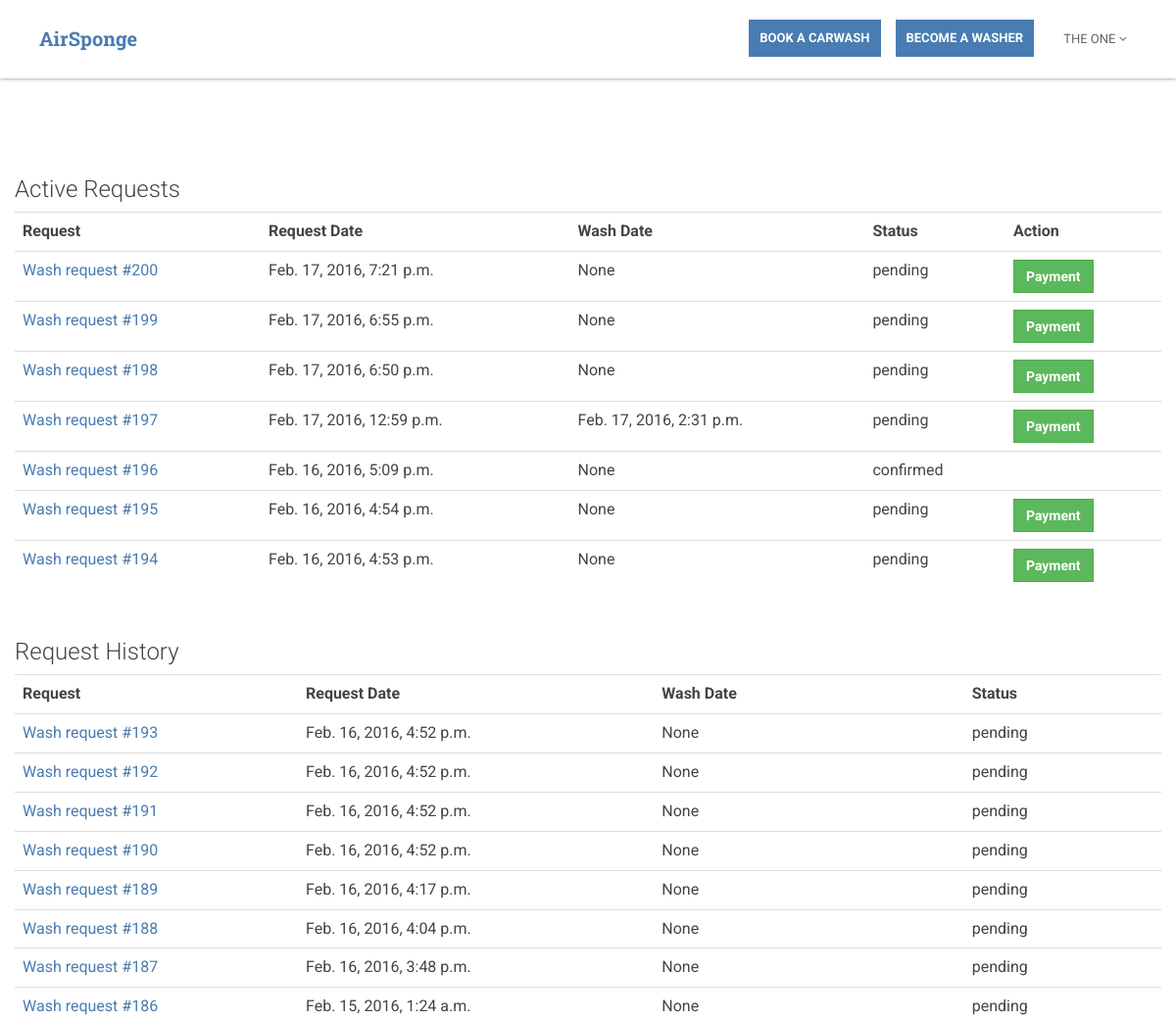
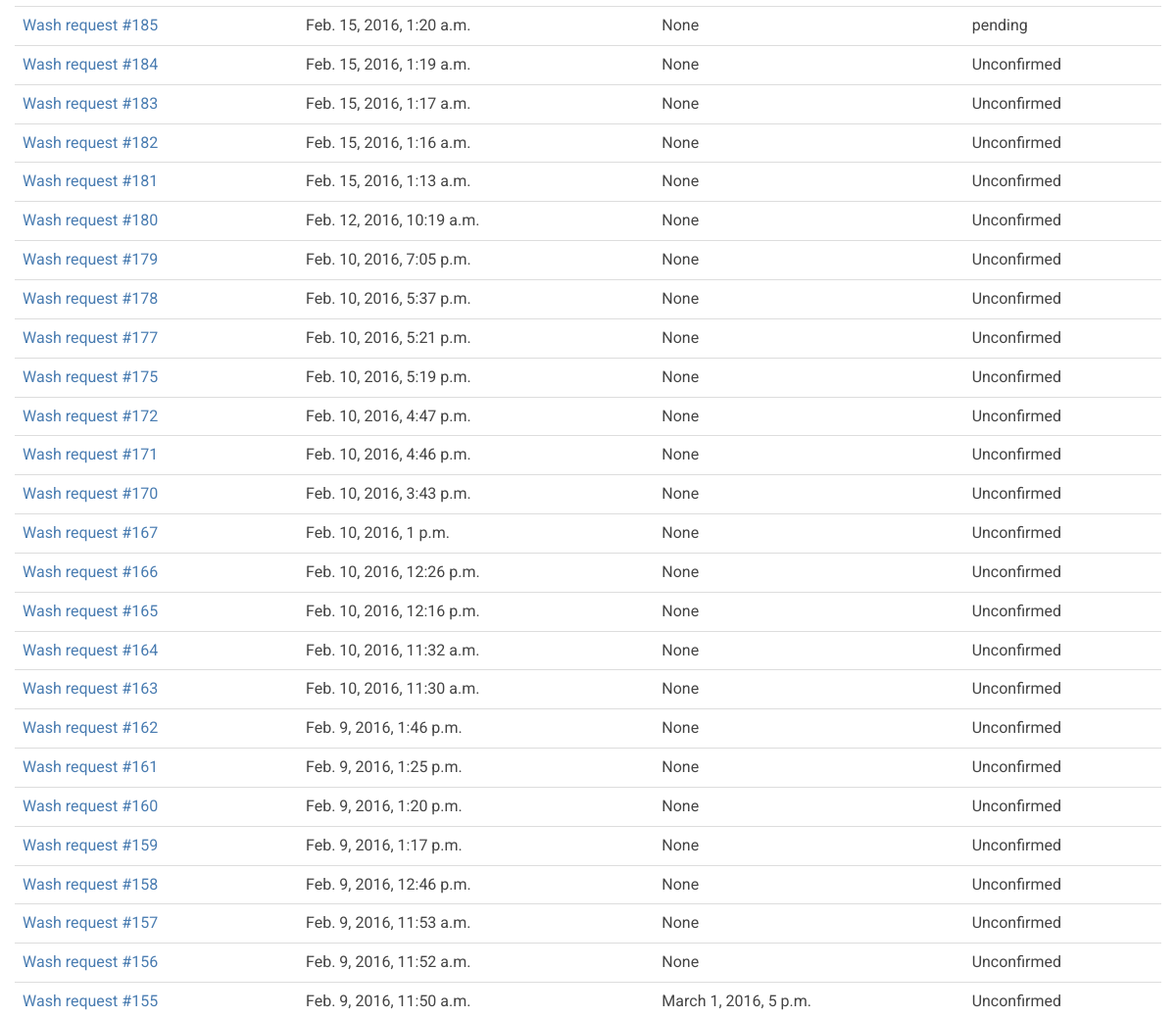
/accounts/dashboard/ (signed in, upper part), run on an earlier commit of the app's database (2 pictures, top to bottom).
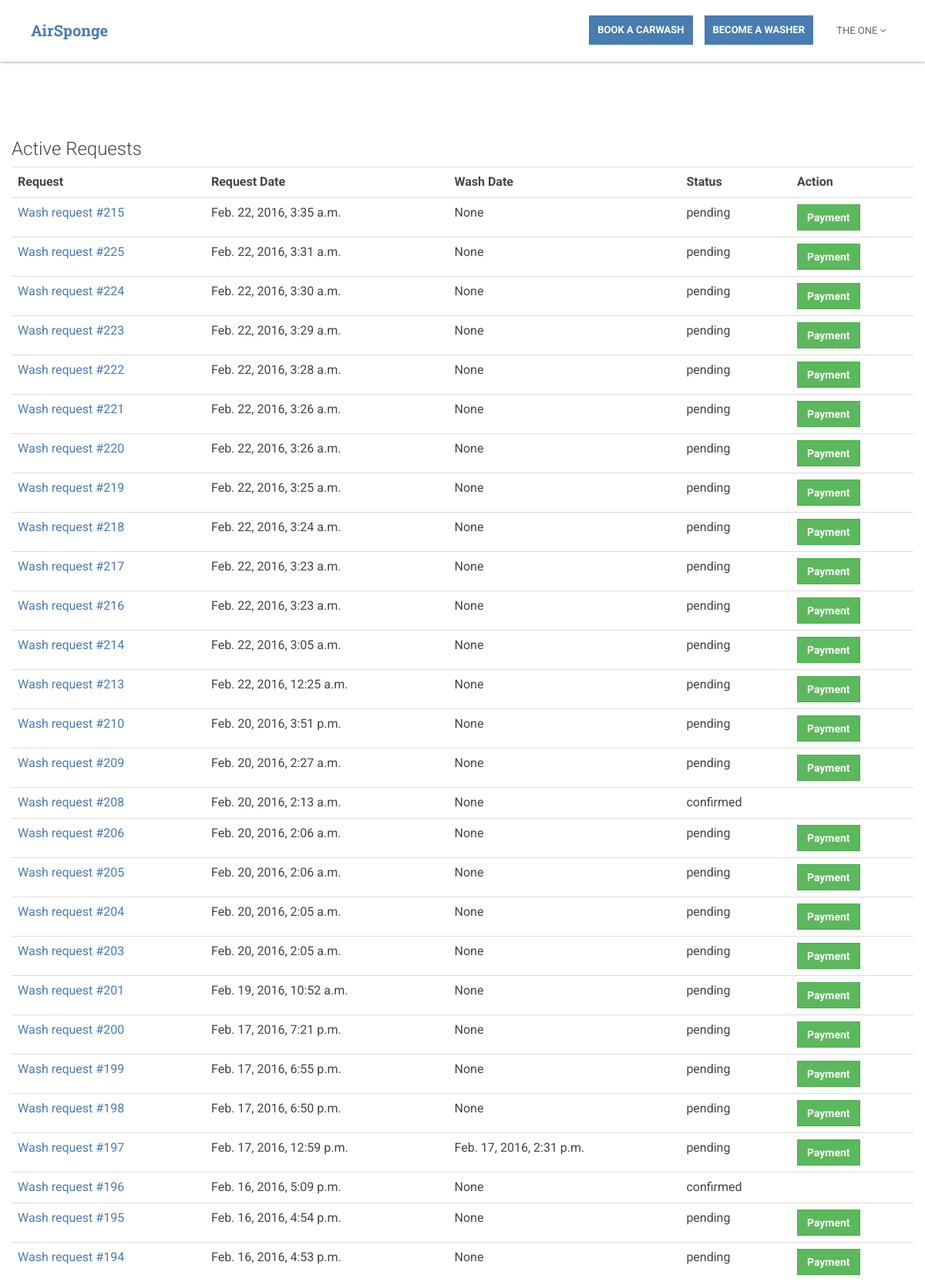
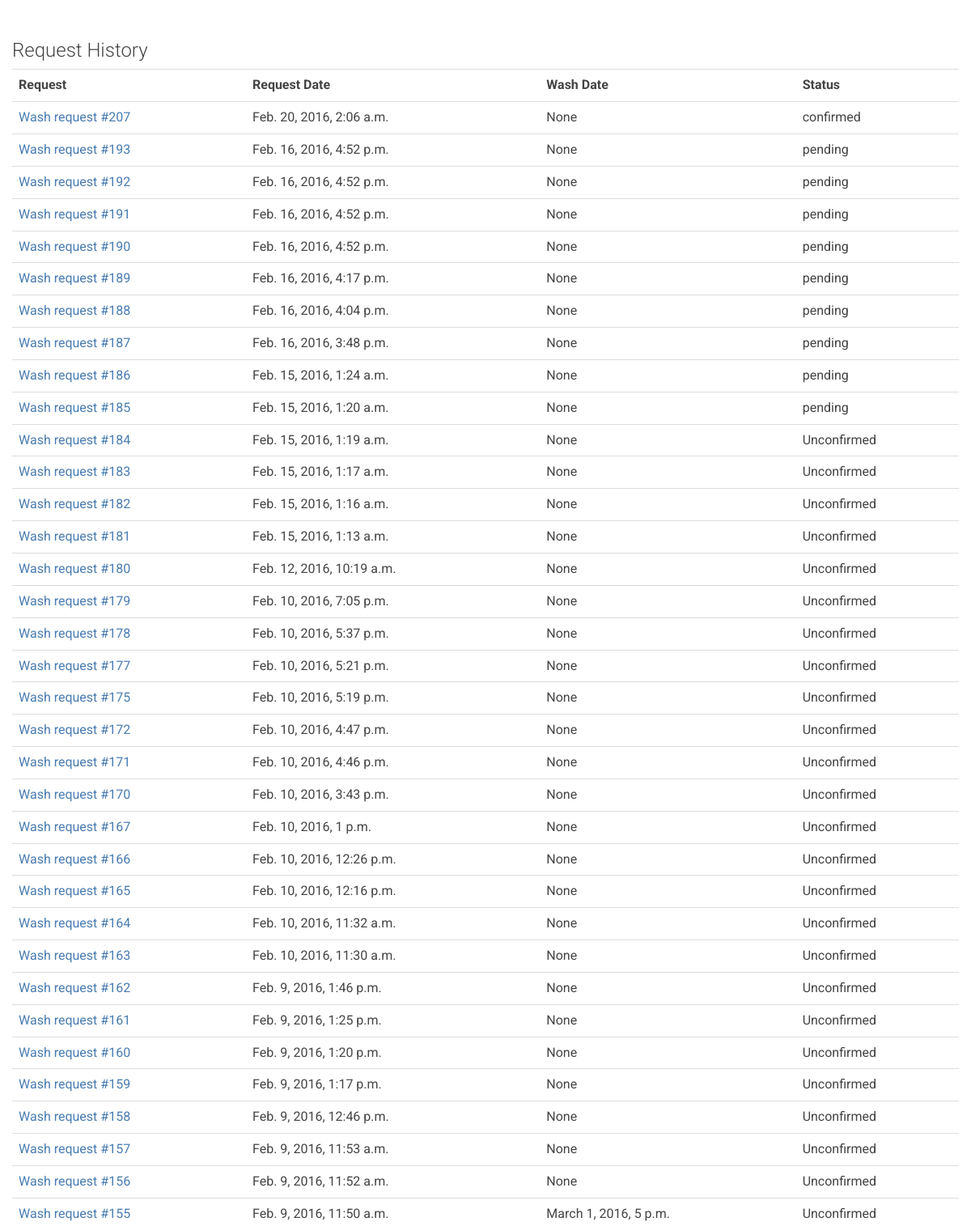
And on a later commit of the database (2 pictures, top to bottom).
### a/models.py (models this page shows, shortened)
class WashRequest(models.Model):
    washee = models.ForeignKey(BaseUser, on_delete=models.CASCADE, null=True, blank=True,
                               related_name='assigned_washee')
    address = models.ForeignKey(Address, null=True, blank=True)
    washer = models.ForeignKey(BaseUser, on_delete=models.CASCADE, null=True, blank=True,
                               related_name='assigned_washer')
    promocode = models.ForeignKey(Promocode, on_delete=models.CASCADE, null=True, blank=True)
    STATUS_CHOICES = [
        ('pending', 'pending'),
        ('confirmed', 'confirmed'),
        ('in progress', 'in progress'),
        ('completed', 'completed'),
        ('cancelled', 'cancelled'),
    ]
    status = models.CharField(max_length=20, choices=STATUS_CHOICES, default='pending')
    active = models.BooleanField(default=True)
    request_date = models.DateTimeField(null=True, blank=True)
    wash_date = models.DateTimeField(null=True, blank=True)
    water_details = models.CharField(max_length=40, null=True, blank=True)
    electricity_details = models.CharField(max_length=40, null=True, blank=True)
    vacuum_details = models.CharField(max_length=40, null=True, blank=True)
    description = models.CharField(max_length=254, null=True, blank=True)
    discount = models.FloatField(default=0, blank=True)
    car_count = models.IntegerField(default=1, blank=True)
    total_price = models.FloatField(default=0, blank=True)

### a/views.py (the view, shortened to what this page needs)
# urls.py: url(r'^accounts/dashboard/$', views.dashboard, name='dashboard'),
@login_required
def dashboard(request):
    context = {}
    if request.user.role == 'user':
        context['message'] = 'Book a request now or sign up to become an AirSponge washer'
    elif request.user.role == 'washee':
        context['active_requests'] = WashRequest.objects.filter(washee=request.user, active=True).order_by(
            'request_date').reverse()
        context['inactive_requests'] = WashRequest.objects.filter(washee=request.user, active=False).order_by(
            'request_date').reverse()
    return render(request, 'account/dashboard.html', context)

### templates/account/dashboard.html (shortened to what this page needs)
{% extends 'base.html' %}
{% load i18n %}
{% block body-class %}
    class='dashboard-page'
{% endblock %}
{% block nav %}
    {% include 'nav.html' with none='-none' scrolled='scrolled' %}
{% endblock %}
{% block content %}
    <section class="dashboard-section custom-section section section-on-bg">
        <div class="container">
            {% if active_requests %}
                <div class="row active-requests">
                    <h3 class="inner-section-title">Active Requests</h3>
                    <table id="active_requests_table" class="table table-hover">
                        <tr>
                            <th>Request</th>
                            <th>Request Date</th>
                            <th>Wash Date</th>
                            <th>Status</th>
                            <th>Action</th>
                        </tr>
                        {% for request in active_requests %}
                            <tr>
                                <td>
                                    <a href="{% url 'a:payment' %}?id={{ request.id }}">Wash request
                                        #{{ request.id }}</a>
                                </td>
                                <td>{{ request.request_date }}</td>
                                <td>{{ request.wash_date }}</td>
                                <td>{{ request.status }}</td>
                                <td>
                                    {% if request.status == 'pending' and user.role == 'washee' %}
                                        <a href="{% url 'a:payment' %}?id={{ request.id }}" type="button"
                                           class="btn btn-success no-border-radius">Payment</a>
                                    {% endif %}
                                </td>
                            </tr>
                        {% endfor %}
                    </table>
                </div>
            {% endif %}
            {% if inactive_requests %}
                <div class="row inactive-requests">
                    <h3 class="inner-section-title">Request History</h3>
                    <table id="inactive_requests_table" class="table table-hover">
                        <tr>
                            <th>Request</th>
                            <th>Request Date</th>
                            <th>Wash Date</th>
                            <th>Status</th>
                        </tr>
                        {% for request in inactive_requests %}
                            <tr>
                                <td>
                                    <a href="{% url 'a:payment' %}?id={{ request.id }}">Wash request
                                        #{{ request.id }}</a>
                                </td>
                                <td>{{ request.request_date }}</td>
                                <td>{{ request.wash_date }}</td>
                                <td>{{ request.status }}</td>
                            </tr>
                        {% endfor %}
                    </table>
                </div>
            {% endif %}
        </div>
    </section>
{% endblock %}

What changed in the data, as far as the page shows it:
added WashRequest: id "215", request_date "Feb. 22, 2016, 3:35 a.m.", wash_date "None", status "pending", shown under "Active Requests"
added WashRequest: id "225", request_date "Feb. 22, 2016, 3:31 a.m.", wash_date "None", status "pending", shown under "Active Requests"
added WashRequest: id "224", request_date "Feb. 22, 2016, 3:30 a.m.", wash_date "None", status "pending", shown under "Active Requests"
added WashRequest: id "223", request_date "Feb. 22, 2016, 3:29 a.m.", wash_date "None", status "pending", shown under "Active Requests"
added WashRequest: id "222", request_date "Feb. 22, 2016, 3:28 a.m.", wash_date "None", status "pending", shown under "Active Requests"
added WashRequest: id "221", request_date "Feb. 22, 2016, 3:26 a.m.", wash_date "None", status "pending", shown under "Active Requests"
added WashRequest: id "220", request_date "Feb. 22, 2016, 3:26 a.m.", wash_date "None", status "pending", shown under "Active Requests"
added WashRequest: id "219", request_date "Feb. 22, 2016, 3:25 a.m.", wash_date "None", status "pending", shown under "Active Requests"
added WashRequest: id "218", request_date "Feb. 22, 2016, 3:24 a.m.", wash_date "None", status "pending", shown under "Active Requests"
added WashRequest: id "217", request_date "Feb. 22, 2016, 3:23 a.m.", wash_date "None", status "pending", shown under "Active Requests"
added WashRequest: id "216", request_date "Feb. 22, 2016, 3:23 a.m.", wash_date "None", status "pending", shown under "Active Requests"
added WashRequest: id "214", request_date "Feb. 22, 2016, 3:05 a.m.", wash_date "None", status "pending", shown under "Active Requests"
added WashRequest: id "213", request_date "Feb. 22, 2016, 12:25 a.m.", wash_date "None", status "pending", shown under "Active Requests"
added WashRequest: id "210", request_date "Feb. 20, 2016, 3:51 p.m.", wash_date "None", status "pending", shown under "Active Requests"
added WashRequest: id "209", request_date "Feb. 20, 2016, 2:27 a.m.", wash_date "None", status "pending", shown under "Active Requests"
added WashRequest: id "208", request_date "Feb. 20, 2016, 2:13 a.m.", wash_date "None", status "confirmed", shown under "Active Requests"
added WashRequest: id "206", request_date "Feb. 20, 2016, 2:06 a.m.", wash_date "None", status "pending", shown under "Active Requests"
added WashRequest: id "205", request_date "Feb. 20, 2016, 2:06 a.m.", wash_date "None", status "pending", shown under "Active Requests"
added WashRequest: id "204", request_date "Feb. 20, 2016, 2:05 a.m.", wash_date "None", status "pending", shown under "Active Requests"
added WashRequest: id "203", request_date "Feb. 20, 2016, 2:05 a.m.", wash_date "None", status "pending", shown under "Active Requests"
added WashRequest: id "201", request_date "Feb. 19, 2016, 10:52 a.m.", wash_date "None", status "pending", shown under "Active Requests"
added WashRequest: id "207", request_date "Feb. 20, 2016, 2:06 a.m.", wash_date "None", status "confirmed", shown under "Request History"
